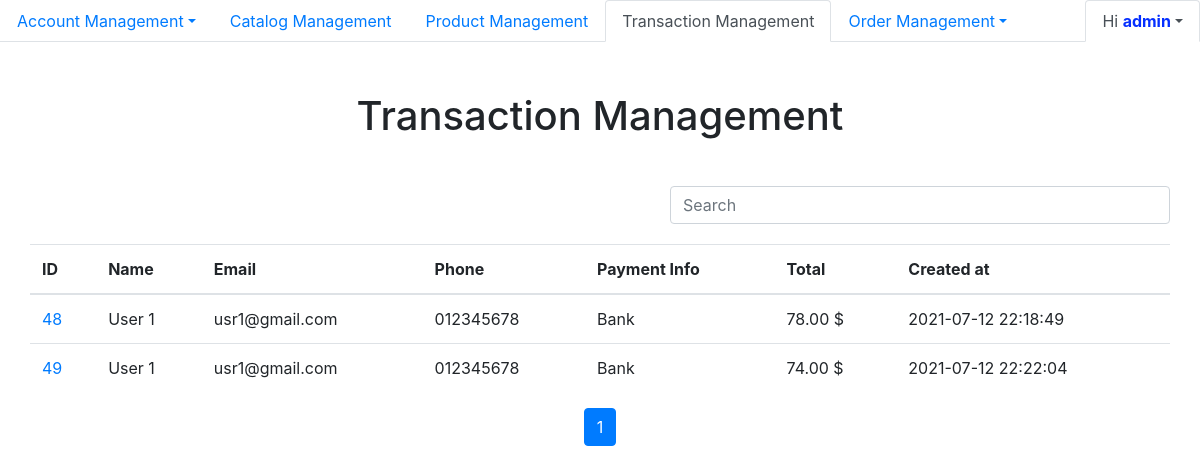
The page /Admin/Transaction_Management/transaction.php (signed in) on the database its author committed.
### tables this page shows
CREATE TABLE `transaction` (
  `id` int(11) NOT NULL,
  `user_id` int(100) DEFAULT NULL,
  `payment_info` varchar(100) DEFAULT NULL,
  `total` int(11) NOT NULL,
  `created_at` timestamp NULL DEFAULT NULL
);

CREATE TABLE `user` (
  `id` int(11) NOT NULL,
  `name` varchar(100) DEFAULT NULL,
  `email` varchar(100) DEFAULT NULL,
  `phone` varchar(15) DEFAULT NULL,
  `address` varchar(128) DEFAULT NULL,
  `username` varchar(100) DEFAULT NULL,
  `password` varchar(100) DEFAULT NULL
);

### Admin/Transaction_Management/transaction.php (the view, shortened to what this page needs)
<?php
    require_once '../Ultility/Connectdb.php';
    $conn = new mysqli($host , $username, $password, $database, $port);
?>
<!DOCTYPE html>
<html lang="en">
<head>
    <link rel="stylesheet" href="https://maxcdn.bootstrapcdn.com/bootstrap/4.5.2/css/bootstrap.min.css">
</head>
<body>
<nav>
        <ul class="nav nav-tabs">
            <li class="nav-item">
            <a class="nav-link dropdown-toggle" data-toggle="dropdown" href="../Account_Management/admin.php">Account Management</a>
            </li>
            <li class="nav-item">
                <a class="nav-link" href="../Catalog_Management/catalog.php">Catalog Management</a>
            </li>
            <li class="nav-item">
                <a class="nav-link" href="../Product_Management/product.php">Product Management</a>
            </li>
            <li class="nav-item">
                <a class="nav-link active" href="../Transaction_Management/transaction.php">Transaction Management</a>
            </li>
            <li class="nav-item">
            <a class="nav-link dropdown-toggle" data-toggle="dropdown" href="../Account_Management/admin.php">Order Management</a>
            </li>
            <li class="nav-item nav ml-auto">
                <a class="nav-link dropdown-toggle active" data-toggle="dropdown" href="#">Hi <strong style="color: #052fff;"><?php echo $_SESSION['username'] ?></strong></a>
            </li>
        </ul>
    </nav>
    <main style="padding: 30px;">
        <div style="text-align: center; margin-bottom:20px; margin-top:20px"><h1>Transaction Management</h1></div>
        <div class="row" style="margin-bottom: 20px;">
            <div class="col-lg-6 ml-auto">
                <form method="get">
                    <div class="form-group">
                        <input type="text" class="form-control" placeholder="Search" id="search" name="search" style="width: 500px; float:right; margin-top: 10px">
                    </div>
                 </form>
            </div>
        </div>
        <table class="table table-hover">
        <thead>
            <tr>
                <th>ID</th>
                <th>Name</th>
                <th>Email</th>
                <th>Phone</th>
                <th>Payment Info</th>
                <th>Total</th>
                <th>Created at</th>
            </tr>
        </thead>
        <tbody>
<?php
    $additionalQuery = '';
    $limit = 10;
    $page = 1;
    $firstIndex = ($page - 1)*$limit;
    $query = 'Select transaction.id, user.name, user.email, user.phone, transaction.payment_info, transaction.total ,transaction.created_at from `transaction`, `user` where transaction.user_id = user.id '.$additionalQuery.' limit '.$firstIndex.', '.$limit;
    $result = $conn->query($query);
    while($row = mysqli_fetch_array($result))
    {
        echo "<tr>";
        echo '<td><a href="../Order_Management/allOrder.php?search='.$row['id'].'">'.$row['id']. '</a></td>';
        echo "<td>".$row['name']. "</td>";
        echo "<td>".$row['email']. "</td>";
        echo "<td>".$row['phone']. "</td>";
        echo "<td>".$row['payment_info']. "</td>";
        echo "<td>".$format = number_format($row['total'],2,".", ","). " $</td>";
        echo "<td>".$row['created_at']. "</td>";
        echo "</tr>";
    }
?>
        </tbody>
        </table>
<?php
    $GetPageNum = $conn->query('select count(id) as total from `transaction` where 1 '. $additionalQuery);
    $PageNum = mysqli_fetch_array($GetPageNum);
    $number = ceil($PageNum['total']/$limit);
?>
        <ul class="pagination" style="justify-content: center;">
<?php
    for($i=0; $i<$number; $i++)
    {
        if($page == ($i+1))
        {
            echo '<li class="page-item active"><a class="page-link" href="?page='.($i+1).'">'.($i+1).'</a></li>';
        }else{
            echo '<li class="page-item"><a class="page-link" href="?page='.($i+1).'">'.($i+1).'</a></li>';
        }
    }
?>
        </ul>
    </main>
</body>
</html>

### rows shown on the page
transaction: id "48", user.name "User 1", user.email "usr1@gmail.com", user.phone "012345678", payment_info "Bank", total "78.00", created_at "2021-07-12 22:18:49"
transaction: id "49", user.name "User 1", user.email "usr1@gmail.com", user.phone "012345678", payment_info "Bank", total "74.00", created_at "2021-07-12 22:22:04"

### other values the page prints
$_SESSION['username'] "admin"
